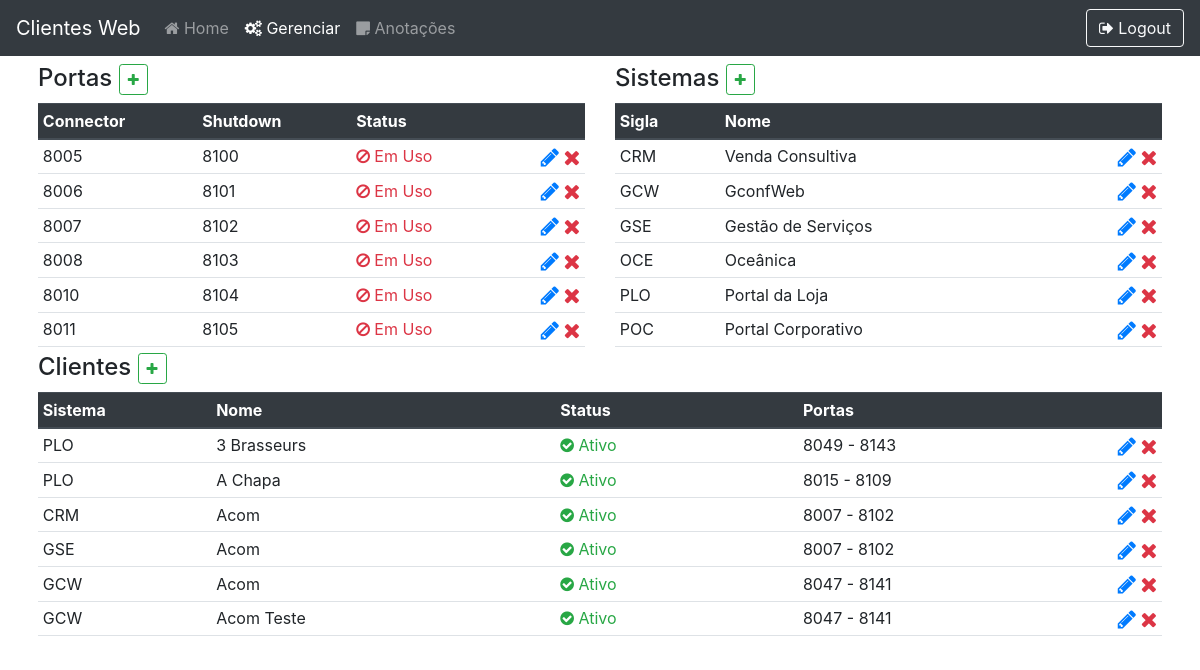
Before: /manager (signed in) with the older database file.
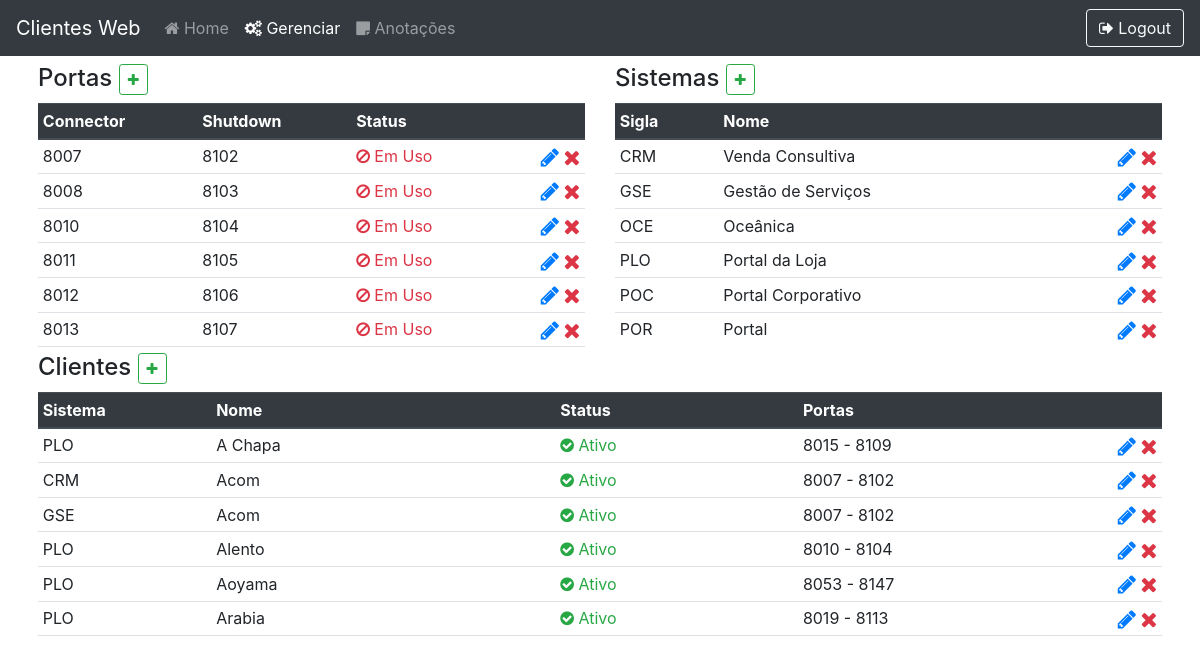
After: the same page with the newer database file.
### core/models.py (models this page shows, shortened)
class Port(models.Model):
    STATUS = (
        (1, "Livre"),
        (2, "Em Uso")
    )
    connector = models.IntegerField('Connector Port')
    shutdown = models.IntegerField('Shutdown Port')
    status = models.IntegerField('Status', choices=STATUS, default=1)

class System(models.Model):
    initials = models.CharField('Initials', max_length=3)
    name = models.CharField('Name', max_length=100)

class Client(models.Model):
    STATUS = (
        ("1", "Ativo"),
        ("2", "Suspenso"),
        ("3", "Com Erro")
    )
    name = models.CharField('Name', max_length=100)
    link = models.CharField('Link', max_length=100)
    port = models.ForeignKey(Port, on_delete=models.CASCADE)
    system = models.ForeignKey(System, on_delete=models.CASCADE, default=1)
    version = models.DateField('Version')
    status = models.CharField('Status', choices=STATUS, max_length=1, default='1')

### core/views.py (the view)
# urls.py: path('manager', manager, name='manager'),
def manager(request):
    if str(request.user) != 'AnonymousUser':
        context = {
            'clients': Client.objects.all().order_by('name'),
            'ports': Port.objects.all().order_by('connector'),
            'systens': System.objects.all().order_by('initials')
        }
        return render(request, 'manager.html', context)
    else:
        return loginUser(request)

### core/templates/manager.html (shortened to what the changed rows need)
{% load static %}
<!DOCTYPE html>
<html lang="pt-br">
<head>
    <link rel="stylesheet" href="{% static 'css/style.css' %}">
    <link rel="stylesheet" href="https://cdnjs.cloudflare.com/ajax/libs/font-awesome/4.7.0/css/font-awesome.min.css">
    <link rel="stylesheet" href="https://stackpath.bootstrapcdn.com/bootstrap/4.5.0/css/bootstrap.min.css">
</head>
<body>
    <div class="container p-2">
        <div class="row">
            <div class="col-lg">
                <div class="table-responsive">
                    <div class="tableFixHead">
                        <table class="table table-sm table-hover">
                            <thead class="thead-dark">
                                <tr>
                                    <th scope="col">Connector</th>
                                    <th scope="col">Shutdown</th>
                                    <th scope="row">Status</th>
                                    <th scope="col"></th>
                                </tr>
                            </thead>
                            <tbody>
                                {% for port in ports %}
                                    <tr>
                                        <td scope="row">{{ port.connector }}</td>
                                        <td>{{ port.shutdown }}</td>
                                        {% if port.status == 1 %}
                                            <td class="text-success"><i class="fa fa-check-circle"></i> {{ port.get_status_display }}</td>
                                        {% else %}
                                            <td class="text-danger"><i class="fa fa-ban"></i> {{ port.get_status_display }}</td>
                                        {% endif %}
                                        <td class="text-right">
                                            <a href="{% url 'editPort' idPort=port.id %}" class="text-primary"><i class="fa fa-pencil fa-lg"></i></a>
                                            <a href="{% url 'deletePort' idPort=port.id %}" class="text-danger"><i class="fa fa-remove fa-lg"></i></a>
                                        </td>
                                    </tr>
                                {% endfor %}
                            </tbody>
                        </table>
                    </div>
                </div>
            </div>
            <div class="col-lg">
                <div class="table-responsive">
                    <div class="tableFixHead">
                        <table class="table table-sm table-hover">
                            <thead class="thead-dark">
                                <tr>
                                    <th scope="col">Sigla</th>
                                    <th scope="col">Nome</th>
                                    <th scope="col"></th>
                                </tr>
                            </thead>
                            <tbody>
                                {% for system in systens %}
                                    <tr>
                                        <td scope="row">{{ system.initials }}</td>
                                        <td>{{ system.name }}</td>
                                        <td class="text-right">
                                            <a href="{% url 'editSystem' idSystem=system.id %}" class="text-primary"><i class="fa fa-pencil fa-lg"></i></a>
                                            <a href="{% url 'deleteSystem' idSystem=system.id %}" class="text-danger"><i class="fa fa-remove fa-lg"></i></a>
                                        </td>
                                    </tr>
                                {% endfor %}
                            </tbody>
                        </table>
                    </div>
                </div>
            </div>
        </div>
        <div class="row">
            <div class="col-lg">
                <div class="table-responsive">
                    <div class="tableFixHead">
                        <table class="table table-sm table-hover">
                            <thead class="thead-dark">
                                <tr>
                                    <th scope="col">Sistema</th>
                                    <th scope="col">Nome</th>
                                    <th scope="col">Status</th>
                                    <th scope="col">Portas</th>
                                    <th scope="col"></th>
                                </tr>
                            </thead>
                            <tbody>
                                {% for client in clients %}
                                    <tr>
                                        <td scope="row">{{ client.system.initials }}</td>
                                        <td>{{ client.name }}</td>
                                        {% if client.status == '1' %}
                                            <td class="text-success"><i class="fa fa-check-circle"></i> {{ client.get_status_display }}</td>
                                        {% else %}
                                            <td class="text-danger"><i class="fa fa-close"></i> {{ client.get_status_display }}</td>
                                        {% endif %}
                                        <td>{{ client.port.connector }} - {{ client.port.shutdown }}</td>
                                        <td class="text-right">
                                            <a href="{% url 'editClient' idClient=client.id %}" class="text-primary"><i class="fa fa-pencil fa-lg"></i></a>
                                            <a href="{% url 'deleteClient' idClient=client.id %}" class="text-danger"><i class="fa fa-remove fa-lg"></i></a>
                                        </td>
                                    </tr>
                                {% endfor %}
                            </tbody>
                        </table>
                    </div>
                </div>
            </div>
        </div>
    </div>
</body>
</html>

Changed rows visible on the page:
removed Port: connector "8005", shutdown "8100", status "Em Uso"
removed Port: connector "8006", shutdown "8101", status "Em Uso"
removed System: initials "GCW", name "GconfWeb"
removed Client: system.initials "PLO", name "3 Brasseurs", status "Ativo", port.connector "8049", port.shutdown "8143"
removed Client: system.initials "GCW", name "Acom", status "Ativo", port.connector "8047", port.shutdown "8141"
removed Client: system.initials "GCW", name "Acom Teste", status "Ativo", port.connector "8047", port.shutdown "8141"
now on this page (row unchanged): Port: connector "8012", shutdown "8106", status "Em Uso"
now on this page (row unchanged): Port: connector "8013", shutdown "8107", status "Em Uso"
now on this page (row unchanged): System: initials "POR", name "Portal"
now on this page (row unchanged): Client: system.initials "PLO", name "Alento", status "Ativo", port.connector "8010", port.shutdown "8104"
now on this page (row unchanged): Client: system.initials "PLO", name "Aoyama", status "Ativo", port.connector "8053", port.shutdown "8147"
now on this page (row unchanged): Client: system.initials "PLO", name "Arabia", status "Ativo", port.connector "8019", port.shutdown "8113"
